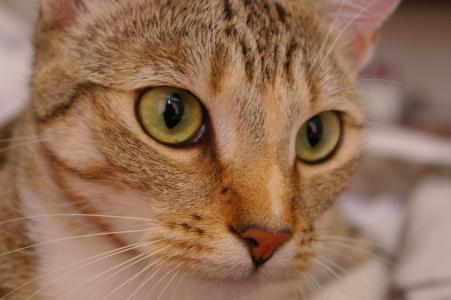
#> input picture learning_ml&dl/TheMostImportance/B_数据预处理/图像处理_skimage/A_图像基础处理/Example_Image/image1.jpg, 451 x 300 px
$ python 'D_图像颜色空间转化.py'
#> lines starting #> are read from the running program, lines starting #| are printed output that depends on the picture

'''******** 图片的加载 ---- 获得一个RGB三通道的矩阵数据 ********'''
import skimage.io as io
image1 = io.imread("./Example_Image/image1.jpg")
#> image1 is the input picture: shape (300, 451, 3); mean R, G, B 147.7, 111.4, 86.9

'''******** 图片颜色空间转化1 ---- 压缩三通道三维矩阵为1通道的二维矩阵，将RGB图片转化为灰度图像 ********'''
import matplotlib.pyplot as plt
import numpy as np
# 方法1 ---- 手动转化
image1_gray1 = np.mean(image1,2)
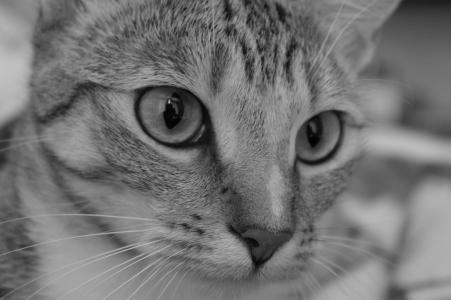
#> image1_gray1: shape (300, 451) float64; min 1, max 195.3, mean 115.3
print(image1_gray1.shape)
#| (300, 451)
plt.imshow(image1_gray1);plt.show()
# 方法2 ---- 使用skimage内置函数 rgb2gray 转化
from skimage.color import rgb2gray
image1_gray2 = rgb2gray(image1)
plt.imshow(image1_gray2);plt.show()
# 注意事项：灰度图展示出来不是真正的灰度图，而是亮度图。因此若要展示灰度图可以使用plt.cm.gray
plt.imshow(image1_gray2,plt.cm.gray);plt.show()

'''******** 图片颜色空间转化2 ---- 将RGB图像转化为HSV图像 ********'''
# 色相(H)：色彩的基本属性，就是平常所说的颜色名称，如红色、黄色等。
# 饱和度(S)：指色彩的纯度，越高色彩越纯，越低色彩越灰，取0-100%的数值。
# 明度(V)：即亮度，取0-100%的数值。
# 使用skimage内置函数 rgb2hsv 转化
from skimage.color import rgb2hsv
image1_hsv = rgb2hsv(image1)
#> image1_hsv: shape (300, 451, 3) float64; mean of channels 0, 1, 2 0.0752, 0.432, 0.579
plt.imshow(image1_hsv);plt.show()

'''******** 图片颜色空间转化3 ---- 将HSV图像转化为RGB图像 ********'''
# 使用skimage内置函数 hsv2rgb 转化
from skimage.color import hsv2rgb
image1_hsv2rgb = hsv2rgb(image1_hsv)
plt.imshow(image1_hsv2rgb);plt.show()

'''******** 图片颜色空间转化4 ---- 图像亮度变化 ********'''
# 使用skimage内置函数 exposure 转化
from skimage import exposure
img_g=exposure.adjust_gamma(image1,.1) # 数据越大图片越暗，数据越小图片越亮
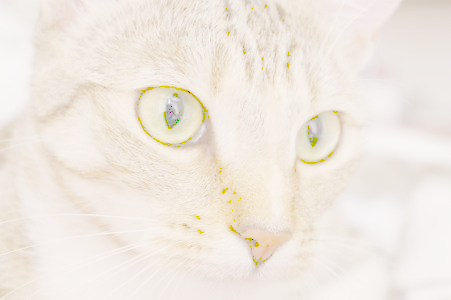
#> img_g: shape (300, 451, 3); mean R, G, B 240.7, 233.5, 225.5
plt.imshow(img_g);plt.show()
